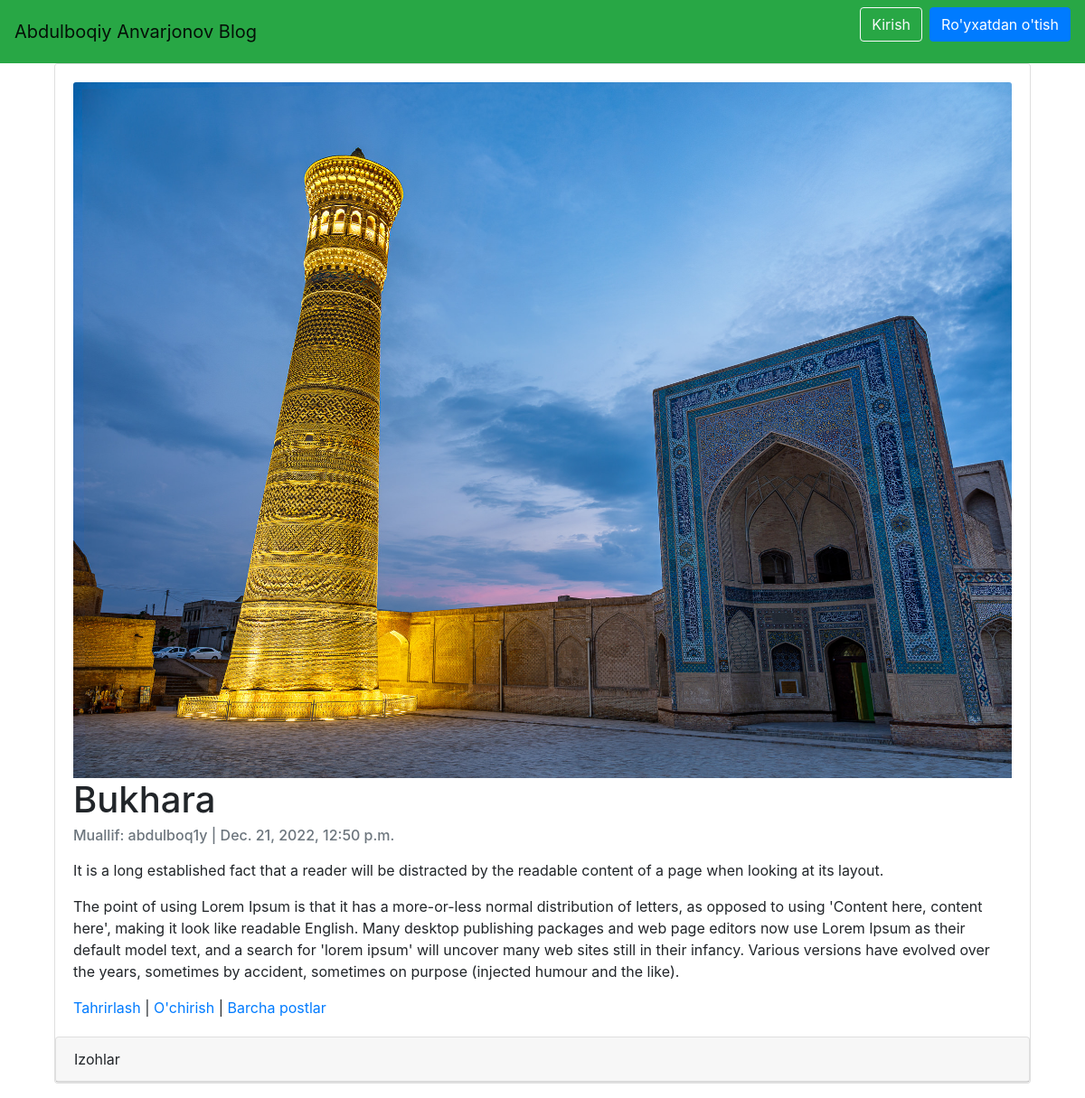
Page /articles/2/ on the committed database.
### articles/models.py (models this page shows, shortened)
class Article(models.Model):
    title = models.CharField(max_length=150)
    summary = models.CharField(max_length=200, blank=True)
    body = RichTextField()
    photo = models.ImageField(upload_to='images/', blank=True)
    date = models.DateTimeField(auto_now_add=True)
    author = models.ForeignKey(
        get_user_model(),
        on_delete=models.CASCADE,
    )

### accounts/models.py (models this page shows)
class CustomUser(AbstractUser):
    age=models.PositiveIntegerField(null=True, blank=True)

### articles/views.py (the view)
# urls.py: path('<int:pk>/', ArticleDetailView.as_view(), name='article_detail'),
class ArticleDetailView(DetailView):
    model = Article
    template_name = 'article_detail.html'

### templates/article_detail.html (shortened to what this page needs)
{% extends 'base.html' %}
{% block content %}
    <div class="container-fluid">
        <div class="card" >
          <div class="card-body">
              {%  if object.photo %}
                <img class="card-img-top" src="{{ object.photo.url }}" alt="{{ object.title }}">
              {% endif %}
              <h1 class="card-title">{{ object.title }}</h1>
              <h6 class="card-subtitle mb-2 text-muted">Muallif: {{ object.author }} | {{ object.date }}</h6>
              <p class="card-text">{{ object.body | safe}}</p>
              <a href="{% url 'article_edit' article.pk %}">Tahrirlash</a> |
              <a href="{% url 'article_delete' article.pk %}">O'chirish</a> |
              <a href="{% url 'article_list' %}">Barcha postlar</a>
          </div>
            <div class="card">
                <div class="card-header">Izohlar</div>
            </div>
        </div>
    </div>
{% endblock content %}

### rows in the picture
Article: photo (picture), title "Bukhara", author "abdulboq1y", date "Dec. 21, 2022, 12:50 p.m.", body "It is a long established fact that a reader will be distracted by the readable content of a page when looking at its layout. The point of using Lorem Ipsum is that it has a more-or-less normal distribution of letters, as opposed to using 'Content here, content here', making it look like readable English. Many desktop publishing packages and web page editors now use Lorem Ipsum as their default model text, and a search for 'lorem ipsum' will uncover many web sites still in their infancy. Various versions have evolved over the years, sometimes by accident, sometimes on purpose (injected humour and the like)."
